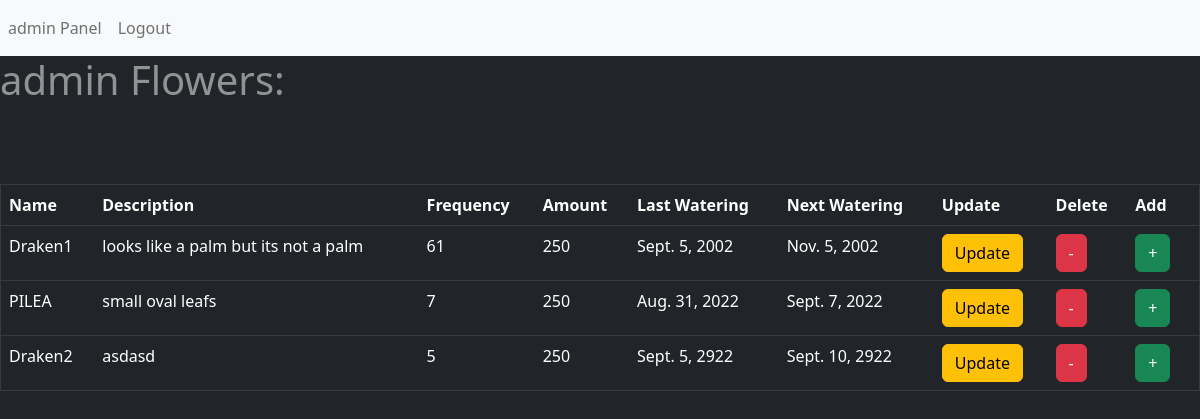
The app's page /flower_app/main/ (signed in), older data.
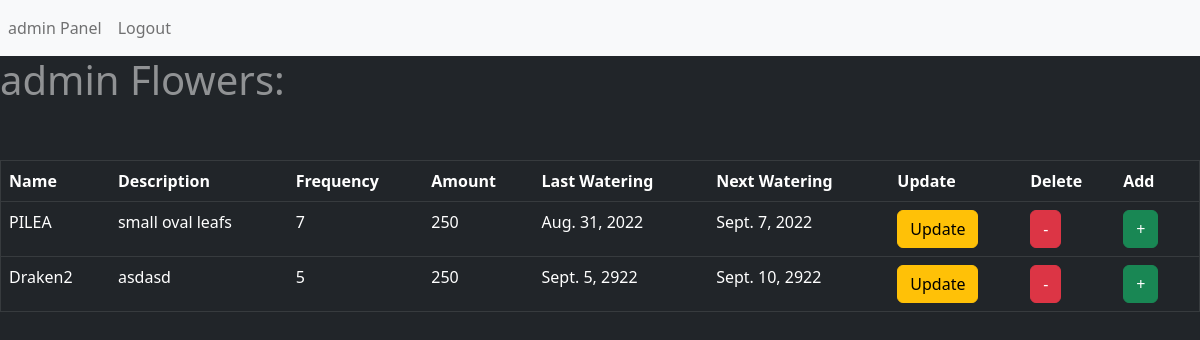
The same page, newer data.
### flower_app/models.py (models this page shows)
class Flower(models.Model):
    id = models.AutoField(primary_key = True)
    name = models.CharField(max_length=25, unique=True)
    description = models.CharField(max_length=150)
    frequency = models.IntegerField()
    amount = models.IntegerField()
    last_watering = models.DateField()
    next_watering = models.DateField()

### flower_app/views.py (the view, shortened to what this page needs)
# urls.py: path('main/', views.ListWithForm.as_view(), name="flower"),
class ListWithForm(View):
    def get(self, request):
        data = Flower.objects.all()
        flo = {
            'flower_number': data
        }
        if request.method == 'POST':
            f = Flower()
            f.name = request.POST.get('name')
            return render(request, 'index.html', flo)
        return render(request, 'index.html', flo)

### flower_app/templates/index.html (shortened to what this page needs)
{% extends "base.html" %}
    {% load static %}
{% block content %}
{% if user.is_authenticated %}
    <h1> {{request.user.username}}  Flowers:  </h1>
            <table class = "table table-dark">
                <tr>
                    <th scope = 'col'> Name </th>
                    <th scope = 'col'> Description </th>
                    <th scope = 'col'> Frequency </th>
                    <th scope = 'col'> Amount </th>
                    <th scope = 'col'> Last Watering </th>
                    <th scope = 'col'> Next Watering </th>
                    <th scope = 'col'> Update </th>
                    <th scope = 'col'> Delete </th>
                    <th scope = 'col'> Add  </th>
                </tr>
                {% for f in flower_number %}
                <tr>
                    <td> {{ f.name }} </td>
                    <td> {{ f.description }}</td>
                    <td> {{ f.frequency }}</td>
                    <td> {{ f.amount }}</td>
                    <td> {{ f.last_watering }}</td>
                    <td> {{ f.next_watering }}</td>
                    <td> <a href="/flower_app/updateflower?id={{f.id}}"><input type="button" value="Update" class = "btn btn-warning " > </a> </td>
                    <td> <a href="{% url 'flower-delete' f.id %}"> <input type="button" value="-" class = "btn btn-danger " > </a> </td>
                    <td> <a href = "/flower_app/addflower/"><input type="button" value="+" class=" btn btn-success" style="margin-right: 10px;"></a></td>
                </tr>
            <br />
            {% endfor %}
            </table>
{% else %}
    <div>
        This is how userPanel gonna looks like: <a href ="https://imgur.com/a/GGbRLU " > LINK TO IMGUR </a>
    </div>
{% endif %}
{% endblock %}

Row changes from the older to the newer data that the page shows:
removed Flower: name "Draken1", description "looks like a palm but its not a palm", frequency "61", amount "250", last_watering "Sept. 5, 2002", next_watering "Nov. 5, 2002"
